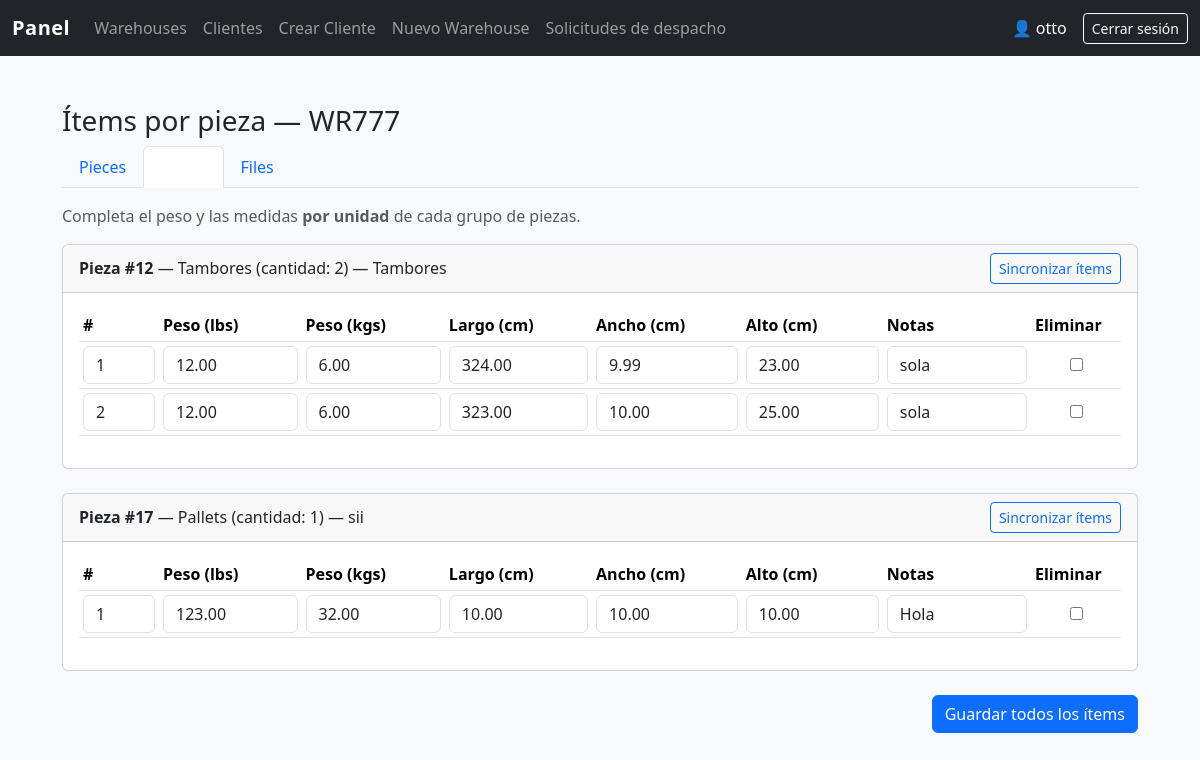
/admin-panel/777/items/ (signed in), run on the app's committed database.
### core/models.py (models this page shows, shortened)
class Warehouse(models.Model):
    STATUS = [
        ('PENDIENTE', 'Pendiente'),
        ('LISTO', 'Listo')
    ]
    cliente = models.ForeignKey(User, on_delete=models.CASCADE)
    wr_number = models.CharField(max_length=30, unique=True, primary_key=True)
    shipper = models.CharField(max_length=100)
    carrier = models.CharField(max_length=100)
    container_number = models.CharField(max_length=100, null=True)
    created_at = models.DateTimeField(auto_now_add=True)
    weight_lbs = models.FloatField(null=True)
    weight_kgs = models.FloatField(null=True)
    status = models.CharField(max_length=20, choices=STATUS, default='PENDIENTE')
    foots = models.FloatField(null=True)
    tracking = models.CharField(max_length=100, null=True)
    invoice_number = models.CharField(max_length=100, null=True)
    po = models.CharField(max_length=100, blank=True)
    uploaded_file = models.FileField(upload_to='warehouse_files/', blank=True, null=True)

class PieceWarehouse(models.Model):
    TYPE_OF = [
        ('PALLETS', 'Pallets'),
        ('CAJAS', 'Cajas'),
        ('TAMBORES', 'Tambores'),
        ('ATADOS', 'Atados'),
        ('OTRO', 'Otro'),
    ]
    warehouse = models.ForeignKey(Warehouse, on_delete=models.CASCADE, related_name='pieces')
    type_of = models.CharField(max_length=20, choices=TYPE_OF)
    quantity = models.PositiveIntegerField()
    description = models.CharField(max_length=200, blank=True, null=True)

### core/views.py (the view, shortened to what this page needs)
# urls.py: path("admin-panel/<str:wr_number>/items/", views.edit_items_for_warehouse, name="edit_items_for_warehouse"),
@staff_member_required
def edit_items_for_warehouse(request, wr_number):
    wh = get_object_or_404(Warehouse, wr_number=wr_number)
    pieces = wh.pieces.all().order_by('id')
    bundles = []  # lista de (piece, formset)
    if request.method == "POST":
        all_valid = True
        for piece in pieces:
            prefix = f"items_{piece.pk}"
            fs = PieceItemFormSetFactory(request.POST, instance=piece, prefix=prefix)
            bundles.append((piece, fs))
            if not fs.is_valid():
                all_valid = False
        if all_valid:
            for _, fs in bundles:
                fs.save()
            messages.success(request, "Ítems guardados.")
            return redirect("admin_warehouse_detail", wr_number=wr_number)
        else:
            messages.error(request, "Revisa los errores en los ítems.")
    else:
        for piece in pieces:
            prefix = f"items_{piece.pk}"
            fs = PieceItemFormSetFactory(instance=piece, prefix=prefix)
            bundles.append((piece, fs))
    return render(request, "admin/edit_items_for_warehouse.html", {
        "wh": wh,
        "bundles": bundles,  # [(piece, formset), ...]
    })

### templates/admin/edit_items_for_warehouse.html (shortened to what this page needs)
{% extends "panel/base.html" %}
{% block content %}
<div class="container mt-4" style="max-width: 1100px;">
  <div class="d-flex justify-content-between align-items-center">
    <h3>Ítems por pieza — WR{{ wh.wr_number }}</h3>
  </div>
  <ul class="nav nav-tabs mb-3">
    <li class="nav-item"><a class="nav-link" href="{% url 'admin_warehouse_detail' wh.wr_number %}">Pieces</a></li>
    <li class="nav-item"><a class="nav-link active" aria-current="page" href="#">Items</a></li>
    <li class="nav-item"><a class="nav-link" href="{% url 'warehouse_files' wh.wr_number %}">Files</a></li>
  </ul>
  <p class="text-muted">Completa el peso y las medidas <strong>por unidad</strong> de cada grupo de piezas.</p>
  <form method="post">
    {% for piece, fs in bundles %}
      <div class="card mb-4">
        <div class="card-header d-flex justify-content-between align-items-center">
          <div>
            <strong>Pieza #{{ piece.id }}</strong> —
            {{ piece.get_type_of_display }} (cantidad: {{ piece.quantity }})
            — {{ piece.description|default:"sin descripción" }}
          </div>
          <div>
            <button name="sync_piece_id" value="{{ piece.id }}" class="btn btn-sm btn-outline-primary"
                    title="Ajusta el número de filas al 'quantity' de esta pieza">
              Sincronizar ítems
            </button>
          </div>
        </div>
        <div class="card-body">
          <div class="table-responsive">
            <table class="table table-sm align-middle">
              <thead>
                <tr>
                  <th style="width:80px">#</th>
                  <th>Peso (lbs)</th>
                  <th>Peso (kgs)</th>
                  <th>Largo (cm)</th>
                  <th>Ancho (cm)</th>
                  <th>Alto (cm)</th>
                  <th>Notas</th>
                  <th style="width:90px">Eliminar</th>
                </tr>
              </thead>
              <tbody>
                {% for f in fs %}
                <tr>
                  <td>{{ f.index }}</td>
                  <td>{{ f.weight_lbs }}</td>
                  <td>{{ f.weight_kgs }}</td>
                  <td>{{ f.length_cm }}</td>
                  <td>{{ f.width_cm }}</td>
                  <td>{{ f.height_cm }}</td>
                  <td>{{ f.notes }}</td>
                  <td class="text-center">{{ f.DELETE }}</td>
                </tr>
                {% empty %}
                <tr>
                  <td colspan="8" class="text-muted text-center">
                    Sin ítems para esta pieza. Usa “Sincronizar ítems”.
                  </td>
                </tr>
                {% endfor %}
              </tbody>
            </table>
          </div>
        </div>
      </div>
    {% endfor %}
    <div class="d-flex justify-content-end">
      <button class="btn btn-primary">Guardar todos los ítems</button>
    </div>
  </form>
</div>
{% endblock %}

### templates/panel/base.html (shortened to what this page needs)
{% load static %}
<!doctype html>
<html lang="es">
<head>
  <link href="https://cdn.jsdelivr.net/npm/bootstrap@5.3.3/dist/css/bootstrap.min.css" rel="stylesheet">
</head>
<body>
  <nav class="navbar navbar-expand-lg navbar-dark bg-dark">
    <div class="container-fluid">
      <a class="navbar-brand" href="{% url 'admin_panel' %}">Panel</a>
      <div class="collapse navbar-collapse" id="navbarNav">
        <ul class="navbar-nav me-auto">
          <li class="nav-item">
            <a class="nav-link {% if request.resolver_match.url_name == 'admin_panel' %}active{% endif %}" href="{% url 'admin_panel' %}">Warehouses</a>
          </li>
          <li class="nav-item">
            <a class="nav-link {% if request.resolver_match.url_name == 'clients_list' %}active{% endif %}" href="{% url 'clients_list' %}">Clientes</a>
          </li>
          <li class="nav-item">
            <a class="nav-link {% if request.resolver_match.url_name == 'quick_create_client' %}active{% endif %}" href="{% url 'quick_create_client' %}">Crear Cliente</a>
          </li>
          <li class="nav-item">
            <a class="nav-link {% if request.resolver_match.url_name == 'create_warehouse' %}active{% endif %}" href="{% url 'create_warehouse' %}">Nuevo Warehouse</a>
          </li>
          <li class="nav-item">
            <a class="nav-link {% if request.resolver_match.url_name == 'dispatch_list' %}active{% endif %}" href="{% url 'dispatch_list' %}">Solicitudes de despacho</a>
          </li>
        </ul>
        <span class="navbar-text text-white me-3">
          👤 {{ request.user.username }}
        </span>
        <form method="post" action="{% url 'logout' %}" class="d-inline">
          <button class="btn btn-outline-light btn-sm" type="submit">Cerrar sesión</button>
        </form>
      </div>
    </div>
  </nav>
  <main class="container mt-4">
    {% block content %}
    {% endblock %}
  </main>
</body>
</html>

### templates/panel/base.html (style rules this page uses)
body { background-color: #f8f9fa; min-height: 100vh; display: flex; flex-direction: column; }
main { flex: 1; padding-bottom: 2rem; }
.navbar-brand { font-weight: 600; letter-spacing: 0.5px; }
.nav-link.active { font-weight: 600; color: #fff !important; }

### data on the page
Warehouse: wr_number "777"
PieceWarehouse: id "12", type_of "Tambores", quantity "2", description "Tambores", index "1" "2", weight_lbs "12.00" "12.00", weight_kgs "6.00" "6.00", length_cm "324.00" "323.00", width_cm "9.99" "10.00", height_cm "23.00" "25.00", notes "sola" "sola"
PieceWarehouse: id "17", type_of "Pallets", quantity "1", description "sii", index "1", weight_lbs "123.00", weight_kgs "32.00", length_cm "10.00", width_cm "10.00", height_cm "10.00", notes "Hola"

### other printed values
{{ request.user.username }} "otto"
